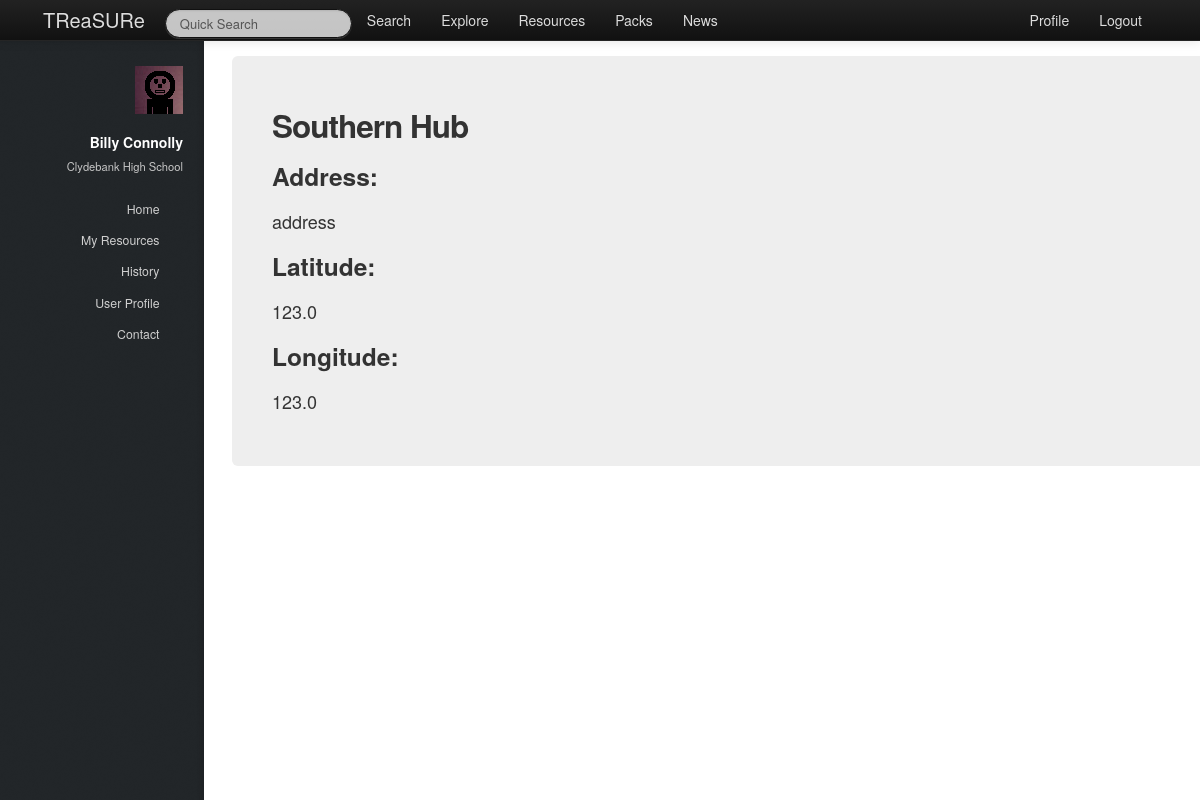
Page /treasure/hub/1/ (signed in) on the committed database.
### treasure/models.py (models this page shows, shortened)
class Teacher(models.Model):
    user = models.OneToOneField(User)
    firstname = models.CharField(max_length=128)
    surname = models.CharField(max_length=128)
    school = models.ForeignKey(School, null=True)
    hubs = models.ManyToManyField(Hub, null=True)

class School(models.Model):
    name = models.CharField(max_length=128)
    town = models.CharField(max_length=128)
    address = models.TextField()
    latitude = models.FloatField()
    longitude = models.FloatField()
    def __unicode__(self):
        return self.name

class Hub(models.Model):
    name = models.CharField(max_length=128)
    address = models.TextField()
    latitude = models.FloatField()
    longitude = models.FloatField()

### treasure/views.py (the view)
# urls.py: url(r'^hub/(?P<hub_id>\w+)/$', views.hub_view, name='hub_view'),
@login_required
def hub_view(request, hub_id):
    context = RequestContext(request)
    context_dict = sidebar(request)
    try:
        this_hub = Hub.objects.get(id=hub_id)
        context_dict['hub_name'] = this_hub.name
        context_dict['address'] = this_hub.address
        context_dict['lat'] = this_hub.latitude
        context_dict['lon'] = this_hub.longitude
        context_dict['hub'] = this_hub
    except Hub.DoesNotExist:
        pass
    return render_to_response('treasure/hub.html', context_dict, context)

### treasure/views.py (called while the page is built)
def sidebar(request):
    context_dict = {}
    try:
        userid = request.user.id
        teacher = Teacher.objects.get(user = userid)
        context_dict['user_firstname'] = teacher.firstname
        context_dict['user_surname'] = teacher.surname
        context_dict['user_school'] = teacher.school
    except Teacher.DoesNotExist:
        context_dict['user_firstname'] = ""
        context_dict['user_surname'] = ""
        context_dict['school'] = ""
    return context_dict

### templates/treasure/hub.html (shortened to what this page needs)
{% extends 'treasure/base.html' %}
{% load static %}
{% block body_block %}
<div class="hero-unit">
    <div class="row-fluid">
        {% if hub %}
            <h2>{{ hub_name }}</h2>
            <h3>Address:</h3>
            <p>{{ address }}</p>
            <h3>Latitude:</h3>
            <p>{{ lat }}</p>
            <h3>Longitude:</h3>
            <p>{{ lon }}</p>
        {% else %}
            No hub at this url.<br>
        {% endif %}
    </div>
</div>
{% endblock %}

### templates/treasure/base.html (shortened to what this page needs)
<!DOCTYPE html>
{% load static %}
<html>
    <head>
		<link rel="stylesheet" href="http://cdn.datatables.net/1.10.2/css/jquery.dataTables.min.css"></style>
        <link href="{% static 'css/bootstrap-fluid-adj.css' %}" rel="stylesheet">
        <link href="{% static 'sidebar/css/main.css' %}" rel="stylesheet">
        <link href="{% static 'css/bootstrap.min.css' %}" rel="stylesheet" media="screen">
        <link rel="stylesheet" href="http://getbootstrap.com/examples/sticky-footer-navbar/sticky-footer-navbar.css">
        <link href="{% static 'css/bootstrap-responsive.css' %}" rel="stylesheet">
        <link href="{% static 'css/treasure.css' %}" rel="stylesheet">
    </head>
    <body>
        <div class="navbar navbar-inverse navbar-fixed-top">
           <div class="navbar-inner">
               <div class="container">
                   <a class="brand" href="/treasure/">TReaSURe</a>
                   <div class="nav-collapse collapse">
                       <ul class="nav pull-right">
                            {% if user.is_authenticated %}
                                <li><a href="/treasure/profile">Profile</a></li>
                            	<li><a href="/treasure/logout">Logout</a></li>
                            {% else %}
                            	<li><a href="/treasure/login">Login</a></li>
                            	<li><a href="/treasure/register">Register</a></li>
                            {% endif %}
                       </ul>
                       <ul class="nav">
                       {% if user.is_authenticated %}
                           <form class="navbar-search pull-left" action="">
						 		<input class="search-query span2" placeholder="Quick Search" type="text">
						   </form>
                           <li><a href="/treasure/search">Search</a></li>
                           <li><a href="/treasure/explore">Explore</a></li>
                           <li><a href="/treasure/resources">Resources</a></li>
                           <li><a href="/treasure/packs">Packs</a></li>
                       {% endif %}
                           <li><a href="/treasure/about">News</a></li>
                       </ul>
                   </div>
               </div>
           </div>
        </div>
        <div>
				<div id="header">
					<div class="top">
                       {% if user.is_authenticated %}
							<div id="logo">
								<span class="image avatar48"><img src="{% static 'images/avatar.jpg' %}" alt="user avatar" /></span>
								<h1 id="title">{{ user_firstname }} {{ user_surname }}</h1>
								<p>{{ user_school }}</p>
							</div>
	                   {% endif %}
                        <nav id="nav">
							<ul>
								{% if user.is_authenticated %}
									<li><a href="/treasure/" id="home-link" class="skel-layers-ignoreHref"><span>Home</span></a></li>
									<li><a href="/treasure/resources" class="skel-layers-ignoreHref"><span>My Resources</span></a></li>
									<li><a href="/treasure/about" class="skel-layers-ignoreHref"><span>History</span></a></li>
									<li><a href="/treasure/profile" class="skel-layers-ignoreHref"><span>User Profile</span></a></li>
									<li><a href="#contact" class="skel-layers-ignoreHref"><span>Contact</span></a></li>
								{% else %}
									<li><a href="/treasure/login"><span>Login</span></a></li>
									<li><a href="/treasure/register" class="skel-layers-ignoreHref"><span>Register</span></a></li>
								{% endif %}
							</ul>
						</nav>
					</div>
				</div>
			<div id="main">
				<section id="MainPage">
                    <div class="container">
                        {% block body_block%}{% endblock%}
                    </div>
                </section>
            </div>
        </div>
    </body>
</html>

### static/css/treasure.css (style rules this page uses)
a { text-decoration:underline; }
.brand { text-decoration:none; }
form input[type="text"], form input[type="email"], form input[type="password"], form select, form textarea { height: auto !important; }
.hero-unit { padding: 40px; }
.navbar-inverse .brand,.navbar-inverse .nav>li>a { color:#ddd; }
.navbar-inverse .brand { color:#ddd; }
#nav ul li a { color: rgba(207, 207, 207, 1); }
#logo p { color: rgba(198, 198, 198, 1); }

### rows in the picture
Teacher: firstname "Billy", surname "Connolly"
School: name "Clydebank High School"
Hub: name "Southern Hub", address "address", latitude "123.0", longitude "123.0"
